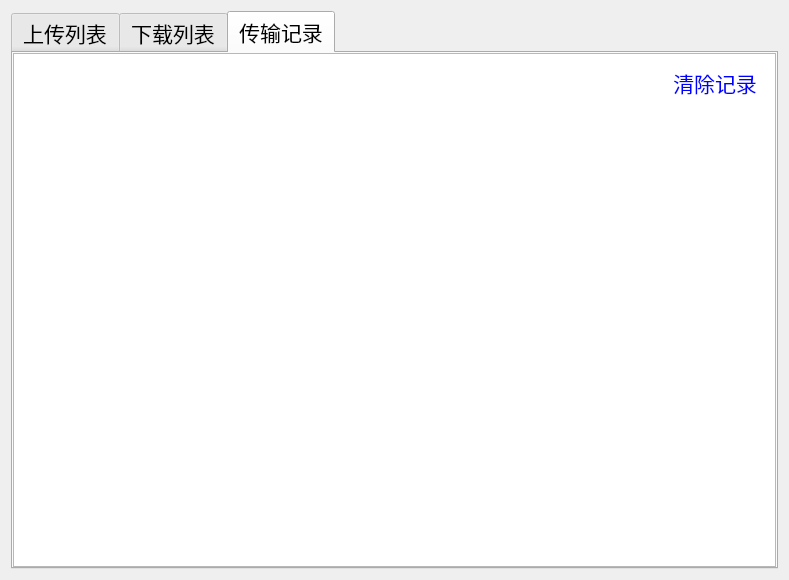
<?xml version="1.0" encoding="UTF-8"?>
<ui version="4.0">
 <class>Transfer</class>
 <widget class="QWidget" name="Transfer">
  <property name="geometry">
   <rect>
    <x>0</x>
    <y>0</y>
    <width>789</width>
    <height>580</height>
   </rect>
  </property>
  <property name="windowTitle">
   <string>Form</string>
  </property>
  <layout class="QGridLayout" name="gridLayout">
   <item row="0" column="0">
    <widget class="QTabWidget" name="tabWidget">
     <property name="font">
      <font>
       <family>新宋体</family>
       <pointsize>16</pointsize>
      </font>
     </property>
     <property name="currentIndex">
      <number>2</number>
     </property>
     <widget class="QWidget" name="upload">
      <attribute name="title">
       <string>上传列表</string>
      </attribute>
      <layout class="QVBoxLayout" name="verticalLayout_2">
       <property name="spacing">
        <number>0</number>
       </property>
       <property name="leftMargin">
        <number>0</number>
       </property>
       <property name="topMargin">
        <number>0</number>
       </property>
       <property name="rightMargin">
        <number>0</number>
       </property>
       <property name="bottomMargin">
        <number>0</number>
       </property>
       <item>
        <widget class="QScrollArea" name="scrollArea">
         <property name="widgetResizable">
          <bool>true</bool>
         </property>
         <widget class="QWidget" name="upload_scroll">
          <property name="geometry">
           <rect>
            <x>0</x>
            <y>0</y>
            <width>763</width>
            <height>526</height>
           </rect>
          </property>
          <layout class="QVBoxLayout" name="verticalLayout_5">
           <property name="spacing">
            <number>0</number>
           </property>
           <property name="leftMargin">
            <number>0</number>
           </property>
           <property name="topMargin">
            <number>0</number>
           </property>
           <property name="rightMargin">
            <number>0</number>
           </property>
           <property name="bottomMargin">
            <number>0</number>
           </property>
          </layout>
         </widget>
        </widget>
       </item>
      </layout>
     </widget>
     <widget class="QWidget" name="download">
      <attribute name="title">
       <string>下载列表</string>
      </attribute>
      <layout class="QVBoxLayout" name="verticalLayout_3">
       <property name="leftMargin">
        <number>0</number>
       </property>
       <property name="topMargin">
        <number>0</number>
       </property>
       <property name="rightMargin">
        <number>0</number>
       </property>
       <property name="bottomMargin">
        <number>0</number>
       </property>
       <item>
        <widget class="QScrollArea" name="scrollArea_2">
         <property name="widgetResizable">
          <bool>true</bool>
         </property>
         <widget class="QWidget" name="download_scroll">
          <property name="geometry">
           <rect>
            <x>0</x>
            <y>0</y>
            <width>763</width>
            <height>526</height>
           </rect>
          </property>
          <layout class="QVBoxLayout" name="verticalLayout_6">
           <property name="spacing">
            <number>0</number>
           </property>
           <property name="leftMargin">
            <number>0</number>
           </property>
           <property name="topMargin">
            <number>0</number>
           </property>
           <property name="rightMargin">
            <number>0</number>
           </property>
           <property name="bottomMargin">
            <number>0</number>
           </property>
          </layout>
         </widget>
        </widget>
       </item>
      </layout>
     </widget>
     <widget class="QWidget" name="record">
      <attribute name="title">
       <string>传输记录</string>
      </attribute>
      <layout class="QVBoxLayout" name="verticalLayout_4">
       <property name="spacing">
        <number>0</number>
       </property>
       <property name="leftMargin">
        <number>0</number>
       </property>
       <property name="topMargin">
        <number>0</number>
       </property>
       <property name="rightMargin">
        <number>0</number>
       </property>
       <property name="bottomMargin">
        <number>0</number>
       </property>
       <item>
        <widget class="QScrollArea" name="scrollArea_3">
         <property name="widgetResizable">
          <bool>true</bool>
         </property>
         <widget class="QWidget" name="scrollAreaWidgetContents_3">
          <property name="geometry">
           <rect>
            <x>0</x>
            <y>0</y>
            <width>763</width>
            <height>526</height>
           </rect>
          </property>
          <layout class="QGridLayout" name="gridLayout_2">
           <property name="leftMargin">
            <number>0</number>
           </property>
           <property name="topMargin">
            <number>0</number>
           </property>
           <property name="rightMargin">
            <number>0</number>
           </property>
           <property name="bottomMargin">
            <number>0</number>
           </property>
           <property name="spacing">
            <number>0</number>
           </property>
           <item row="2" column="0" colspan="2">
            <widget class="QTextEdit" name="record_msg">
             <property name="frameShape">
              <enum>QFrame::NoFrame</enum>
             </property>
            </widget>
           </item>
           <item row="1" column="0">
            <widget class="QWidget" name="widget" native="true">
             <property name="styleSheet">
              <string notr="true">background-color: #ffffff;</string>
             </property>
             <layout class="QHBoxLayout" name="horizontalLayout">
              <item>
               <spacer name="horizontalSpacer">
                <property name="orientation">
                 <enum>Qt::Horizontal</enum>
                </property>
                <property name="sizeHint" stdset="0">
                 <size>
                  <width>40</width>
                  <height>20</height>
                 </size>
                </property>
               </spacer>
              </item>
              <item>
               <widget class="QToolButton" name="clearBtn">
                <property name="minimumSize">
                 <size>
                  <width>0</width>
                  <height>35</height>
                 </size>
                </property>
                <property name="font">
                 <font>
                  <family>新宋体</family>
                  <pointsize>16</pointsize>
                  <italic>false</italic>
                  <bold>false</bold>
                 </font>
                </property>
                <property name="styleSheet">
                 <string notr="true">color: rgb(0, 0, 255);
font: 16pt &quot;新宋体&quot;;</string>
                </property>
                <property name="text">
                 <string>清除记录</string>
                </property>
                <property name="autoRaise">
                 <bool>true</bool>
                </property>
               </widget>
              </item>
             </layout>
            </widget>
           </item>
          </layout>
         </widget>
        </widget>
       </item>
      </layout>
     </widget>
    </widget>
   </item>
  </layout>
 </widget>
 <resources/>
 <connections/>
</ui>
